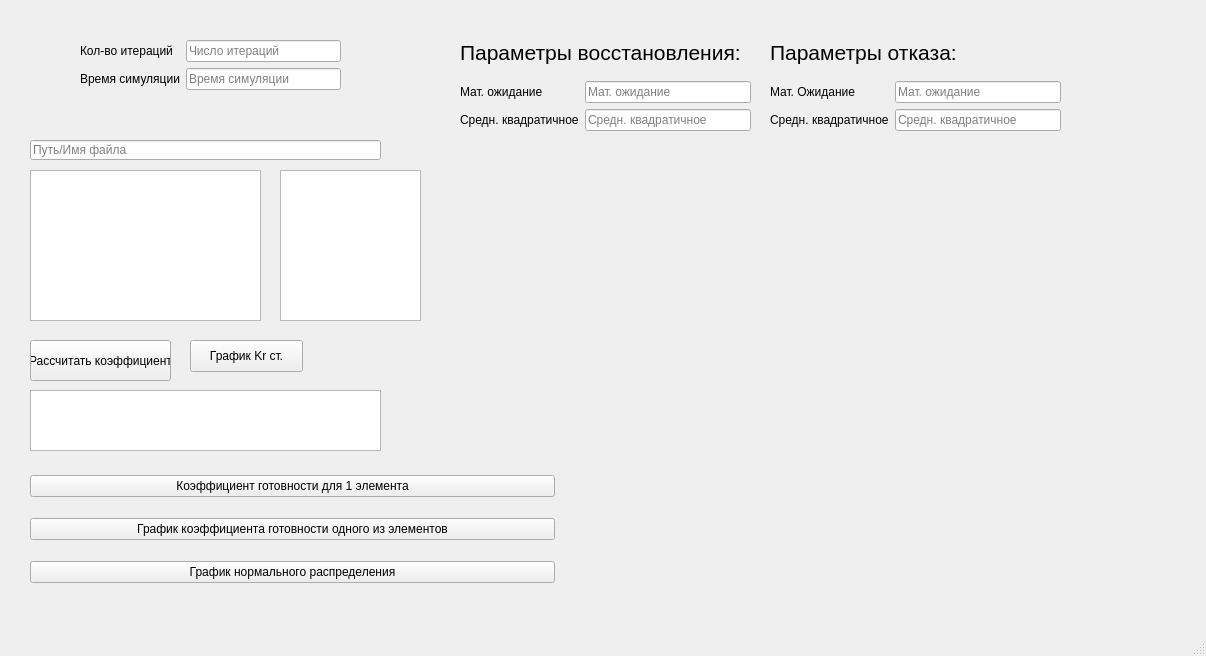
<?xml version="1.0" encoding="UTF-8"?>
<ui version="4.0">
 <class>MainWindow</class>
 <widget class="QMainWindow" name="MainWindow">
  <property name="geometry">
   <rect>
    <x>0</x>
    <y>0</y>
    <width>1206</width>
    <height>656</height>
   </rect>
  </property>
  <property name="minimumSize">
   <size>
    <width>1092</width>
    <height>656</height>
   </size>
  </property>
  <property name="windowTitle">
   <string>MainWindow</string>
  </property>
  <widget class="QWidget" name="centralwidget">
   <widget class="QCustomPlot" name="widget" native="true">
    <property name="geometry">
     <rect>
      <x>600</x>
      <y>170</y>
      <width>541</width>
      <height>431</height>
     </rect>
    </property>
   </widget>
   <widget class="QPushButton" name="pushButton_2">
    <property name="geometry">
     <rect>
      <x>30</x>
      <y>340</y>
      <width>141</width>
      <height>41</height>
     </rect>
    </property>
    <property name="text">
     <string>Рассчитать коэффициент</string>
    </property>
   </widget>
   <widget class="QLineEdit" name="lineEdit_7">
    <property name="geometry">
     <rect>
      <x>30</x>
      <y>140</y>
      <width>351</width>
      <height>20</height>
     </rect>
    </property>
    <property name="placeholderText">
     <string>Путь/Имя файла</string>
    </property>
   </widget>
   <widget class="QWidget" name="formLayoutWidget">
    <property name="geometry">
     <rect>
      <x>770</x>
      <y>30</y>
      <width>291</width>
      <height>101</height>
     </rect>
    </property>
    <layout class="QGridLayout" name="gridLayout">
     <item row="2" column="0">
      <widget class="QLabel" name="Label_5">
       <property name="text">
        <string>Средн. квадратичное</string>
       </property>
      </widget>
     </item>
     <item row="2" column="1">
      <widget class="QLineEdit" name="lineEdit_5">
       <property name="text">
        <string/>
       </property>
       <property name="placeholderText">
        <string>Средн. квадратичное</string>
       </property>
      </widget>
     </item>
     <item row="1" column="1">
      <widget class="QLineEdit" name="lineEdit_4">
       <property name="text">
        <string/>
       </property>
       <property name="placeholderText">
        <string>Мат. ожидание</string>
       </property>
      </widget>
     </item>
     <item row="1" column="0">
      <widget class="QLabel" name="Label_4">
       <property name="text">
        <string>Мат. Ожидание</string>
       </property>
      </widget>
     </item>
     <item row="0" column="0" colspan="2">
      <widget class="QLabel" name="Label_3">
       <property name="text">
        <string>&lt;html&gt;&lt;head/&gt;&lt;body&gt;&lt;p&gt;&lt;span style=&quot; font-size:16pt;&quot;&gt;                            Параметры отказа:&lt;/span&gt;&lt;/p&gt;&lt;/body&gt;&lt;/html&gt;</string>
       </property>
      </widget>
     </item>
    </layout>
   </widget>
   <widget class="QWidget" name="formLayoutWidget_2">
    <property name="geometry">
     <rect>
      <x>80</x>
      <y>40</y>
      <width>261</width>
      <height>81</height>
     </rect>
    </property>
    <layout class="QFormLayout" name="formLayout_2">
     <item row="2" column="0">
      <widget class="QLabel" name="Label">
       <property name="text">
        <string>Кол-во итераций</string>
       </property>
      </widget>
     </item>
     <item row="2" column="1">
      <widget class="QLineEdit" name="lineEdit_6">
       <property name="text">
        <string/>
       </property>
       <property name="placeholderText">
        <string>Число итераций</string>
       </property>
      </widget>
     </item>
     <item row="3" column="0">
      <widget class="QLabel" name="Label_2">
       <property name="text">
        <string>Время симуляции</string>
       </property>
      </widget>
     </item>
     <item row="3" column="1">
      <widget class="QLineEdit" name="lineEdit_9">
       <property name="placeholderText">
        <string>Время симуляции</string>
       </property>
      </widget>
     </item>
    </layout>
   </widget>
   <widget class="QPlainTextEdit" name="plainTextEdit">
    <property name="geometry">
     <rect>
      <x>30</x>
      <y>170</y>
      <width>231</width>
      <height>151</height>
     </rect>
    </property>
   </widget>
   <widget class="QWidget" name="verticalLayoutWidget">
    <property name="geometry">
     <rect>
      <x>30</x>
      <y>460</y>
      <width>525</width>
      <height>141</height>
     </rect>
    </property>
    <layout class="QVBoxLayout" name="verticalLayout">
     <item>
      <widget class="QPushButton" name="pushButton_3">
       <property name="text">
        <string>Коэффициент готовности для 1 элемента</string>
       </property>
      </widget>
     </item>
     <item>
      <widget class="QPushButton" name="pushButton_4">
       <property name="text">
        <string>График коэффициента готовности одного из элементов</string>
       </property>
      </widget>
     </item>
     <item>
      <widget class="QPushButton" name="pushButton">
       <property name="text">
        <string>График нормального распределения</string>
       </property>
      </widget>
     </item>
    </layout>
   </widget>
   <widget class="QWidget" name="gridLayoutWidget">
    <property name="geometry">
     <rect>
      <x>460</x>
      <y>30</y>
      <width>291</width>
      <height>101</height>
     </rect>
    </property>
    <layout class="QGridLayout" name="gridLayout_2">
     <item row="1" column="1">
      <widget class="QLineEdit" name="lineEdit_2">
       <property name="text">
        <string/>
       </property>
       <property name="placeholderText">
        <string>Мат. ожидание</string>
       </property>
      </widget>
     </item>
     <item row="1" column="0">
      <widget class="QLabel" name="label">
       <property name="text">
        <string>Мат. ожидание</string>
       </property>
      </widget>
     </item>
     <item row="2" column="1">
      <widget class="QLineEdit" name="lineEdit_3">
       <property name="text">
        <string/>
       </property>
       <property name="placeholderText">
        <string>Средн. квадратичное</string>
       </property>
      </widget>
     </item>
     <item row="2" column="0">
      <widget class="QLabel" name="label_2">
       <property name="text">
        <string>Средн. квадратичное</string>
       </property>
      </widget>
     </item>
     <item row="0" column="0" colspan="2">
      <widget class="QLabel" name="label_3">
       <property name="text">
        <string>&lt;html&gt;&lt;head/&gt;&lt;body&gt;&lt;p&gt;&lt;span style=&quot; font-size:16pt;&quot;&gt;Параметры восстановления:&lt;/span&gt;&lt;/p&gt;&lt;/body&gt;&lt;/html&gt;</string>
       </property>
      </widget>
     </item>
    </layout>
   </widget>
   <widget class="QPlainTextEdit" name="plainTextEdit_2">
    <property name="geometry">
     <rect>
      <x>30</x>
      <y>390</y>
      <width>351</width>
      <height>61</height>
     </rect>
    </property>
   </widget>
   <widget class="QPushButton" name="pushButton_6">
    <property name="geometry">
     <rect>
      <x>190</x>
      <y>340</y>
      <width>113</width>
      <height>32</height>
     </rect>
    </property>
    <property name="text">
     <string>График Kr ст.</string>
    </property>
   </widget>
   <widget class="QPlainTextEdit" name="plainTextEdit_3">
    <property name="geometry">
     <rect>
      <x>280</x>
      <y>170</y>
      <width>141</width>
      <height>151</height>
     </rect>
    </property>
   </widget>
  </widget>
  <widget class="QMenuBar" name="menubar">
   <property name="geometry">
    <rect>
     <x>0</x>
     <y>0</y>
     <width>1206</width>
     <height>24</height>
    </rect>
   </property>
  </widget>
  <widget class="QStatusBar" name="statusbar"/>
 </widget>
 <customwidgets>
  <customwidget>
   <class>QCustomPlot</class>
   <extends>QWidget</extends>
   <header>qcustomplot.h</header>
   <container>1</container>
  </customwidget>
 </customwidgets>
 <resources/>
 <connections/>
</ui>
